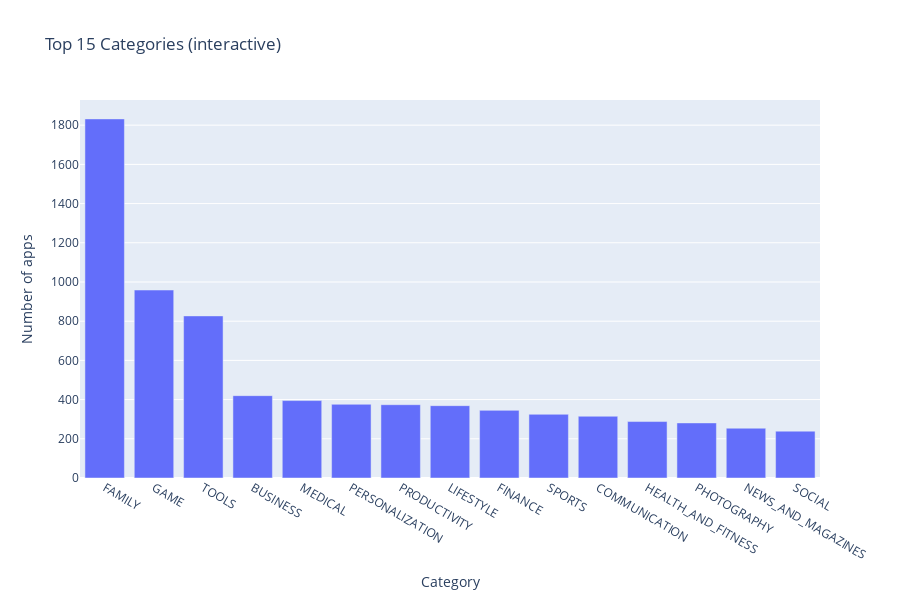

The cell this chart's notebook holds for it:
### Code cell
# --- Category exploration ---
if 'category' in apps.columns:
    cat_counts = apps['category'].value_counts(dropna=False)
    print('\nTop categories:')
    display(cat_counts.head(20))

    # Bar plot (top 15)
    top_cats = cat_counts.head(15)
    plt.figure(figsize=(10,6))
    sns.barplot(y=top_cats.values, x=top_cats.index)
    plt.title('Top 15 Categories by App Count')
    plt.xlabel('Category')
    plt.ylabel('Number of apps')
    plt.xticks(rotation=90)
    plt.tight_layout()
    plt.show()
 # Interactive bar
    fig = px.bar(x=top_cats.index, y=top_cats.values, orientation='v',
                labels={'x':'Category', 'y':'Number of apps'},
                title='Top 15 Categories (interactive)')
    fig.update_layout(height=600)
    fig.show()

### Figure 1 — Plotly figure (JSON) as saved in the notebook; plotly's stock layout.template omitted (floating-point values rounded to 4 significant figures)
{"data": [{"alignmentgroup": "True", "hovertemplate": "Category=%{x}<br>Number of apps=%{y}<extra></extra>", "legendgroup": "", "marker": {"color": "#636efa", "pattern": {"shape": ""}}, "name": "", "offsetgroup": "", "orientation": "v", "showlegend": false, "textposition": "auto", "type": "bar", "x": ["FAMILY", "GAME", "TOOLS", "BUSINESS", "MEDICAL", "PERSONALIZATION", "PRODUCTIVITY", "LIFESTYLE", "FINANCE", "SPORTS", "COMMUNICATION", "HEALTH_AND_FITNESS", "PHOTOGRAPHY", "NEWS_AND_MAGAZINES", "SOCIAL"], "xaxis": "x", "y": [1832, 959, 827, 420, 395, 376, 374, 369, 345, 325, 315, 288, 281, 254, 239], "yaxis": "y"}], "layout": {"barmode": "relative", "height": 600, "legend": {"tracegroupgap": 0}, "title": {"text": "Top 15 Categories (interactive)"}, "xaxis": {"anchor": "y", "domain": [0, 1], "title": {"text": "Category"}}, "yaxis": {"anchor": "x", "domain": [0, 1], "title": {"text": "Number of apps"}}}}
